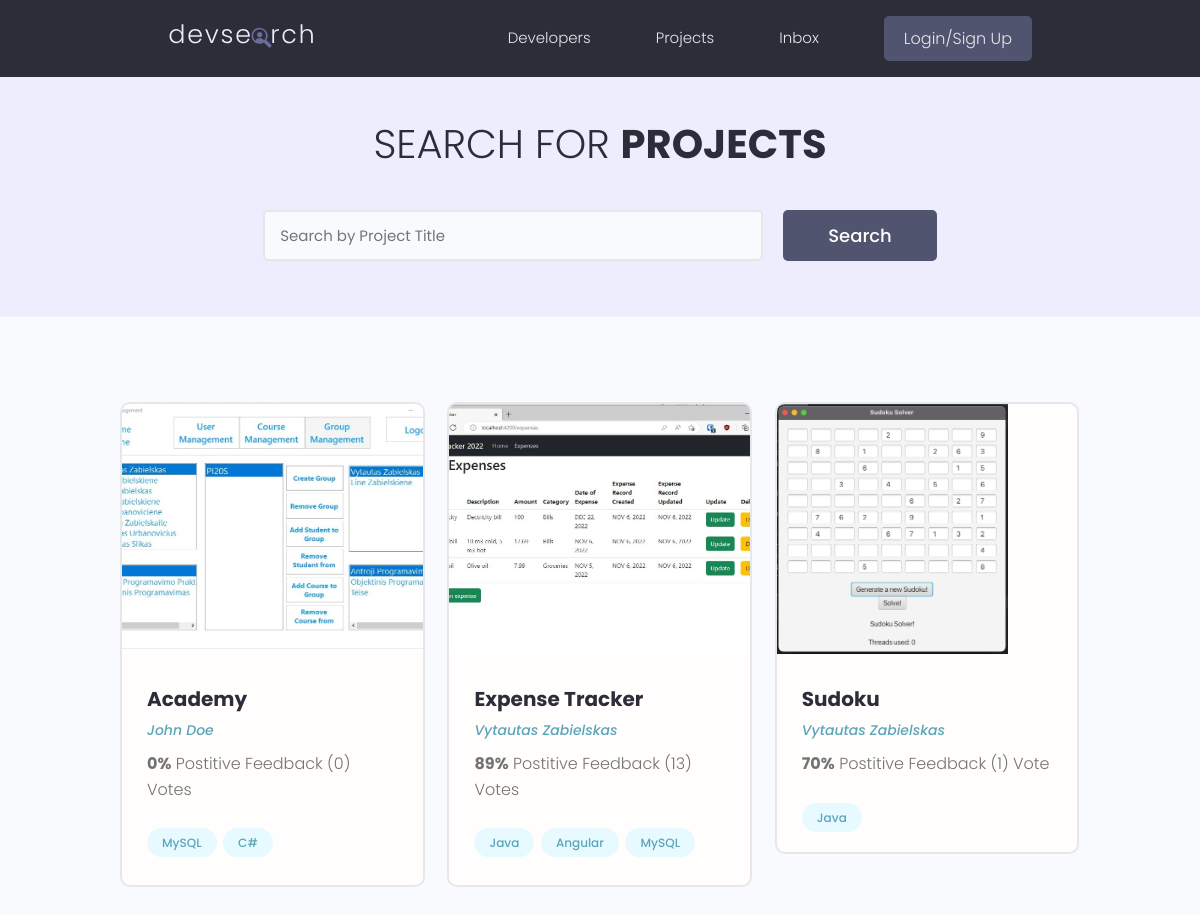
The page /projects/ on the database as committed earlier.
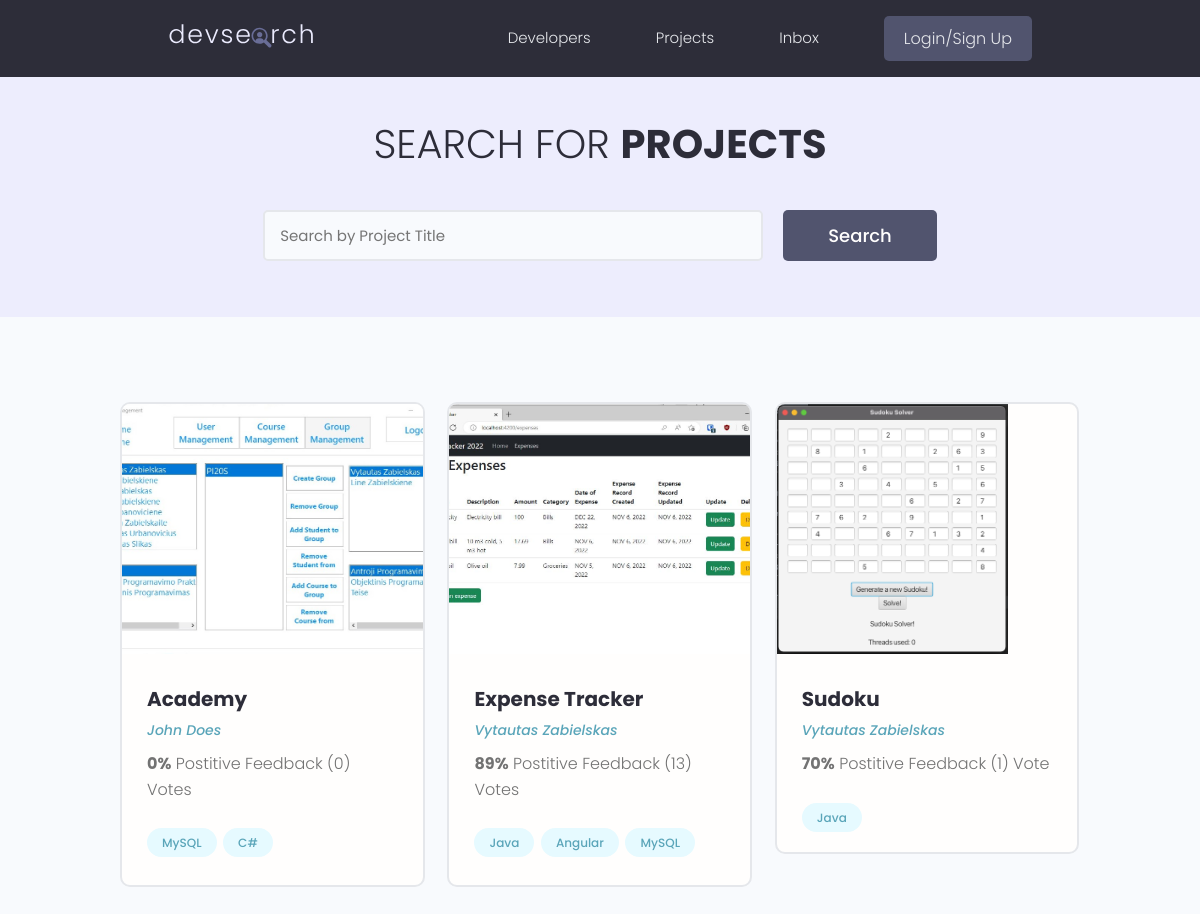
The same page on the database as committed later.
### projects/models.py (models this page shows, shortened)
class Project(models.Model):
    owner = models.ForeignKey(Profile, null=True, blank=True, on_delete=models.SET_NULL)
    title = models.CharField(max_length=200)
    description = models.TextField(null=True, blank=True)
    featured_image = models.ImageField(null=True, blank=True, default="default.jpg")
    demo_link = models.CharField(max_length=2000, null=True, blank=True)
    source_link = models.CharField(max_length=2000, null=True, blank=True)
    tags = models.ManyToManyField("Tag", blank=True)
    vote_total = models.IntegerField(default=0, null=True, blank=True)
    vote_ratio = models.IntegerField(default=0, null=True, blank=True)
    created = models.DateTimeField(auto_now_add=True)
    id = models.UUIDField(default=uuid.uuid4, unique=True, primary_key=True, editable=False)

### users/models.py (models this page shows, shortened)
class Profile(models.Model):
    user = models.OneToOneField(User, on_delete=models.CASCADE, null=True, blank=True)
    name = models.CharField(max_length=200, null=True, blank=True)
    email = models.EmailField(max_length=500, null=True, blank=True)
    username = models.CharField(max_length=200, null=True, blank=True)
    location = models.CharField(max_length=200, null=True, blank=True)
    short_intro = models.CharField(max_length=200, null=True, blank=True)
    bio = models.TextField(null=True, blank=True)
    profile_image = models.ImageField(null=True, blank=True, upload_to="profiles/", default="profiles/user-default.png")
    social_github = models.CharField(max_length=200, null=True, blank=True)
    social_twitter = models.CharField(max_length=200, null=True, blank=True)
    social_linkedin = models.CharField(max_length=200, null=True, blank=True)
    social_youtube = models.CharField(max_length=200, null=True, blank=True)
    social_website = models.CharField(max_length=200, null=True, blank=True)
    created = models.DateTimeField(auto_now_add=True)
    id = models.UUIDField(default=uuid.uuid4, unique=True, primary_key=True, editable=False)

### projects/views.py (the view)
# urls.py: path("projects/", include("projects.urls")),
def projects(request):
    projects = Project.objects.all()
    context = {"projects" : projects}
    return render(request, "projects/projects.html", context)

### projects/models.py (called while the page is built)
    def __str__(self):
        return self.name

### projects/templates/projects/projects.html (shortened to what this page needs)
{% extends "main.html" %} {% block content %}
<main class="projects">
    <section class="hero-section text-center">
        <div class="container container--narrow">
            <div class="hero-section__box">
                <h2>Search for <span>Projects</span></h2>
            </div>
            <div class="hero-section__search">
                <form class="form" action="#" method="get">
                    <div class="form__field">
                        <input
                            class="input input--text"
                            id="formInput#search"
                            type="text"
                            name="text"
                            placeholder="Search by Project Title"
                        />
                    </div>
                    <input
                        class="btn btn--sub btn--lg"
                        type="submit"
                        value="Search"
                    />
                </form>
            </div>
        </div>
    </section>
    <section class="projectsList">
        <div class="container">
            <div class="grid grid--three">
                {% for project in projects %}
                <div class="column">
                    <div class="card project">
                        <a
                            href="{% url 'project' project.id %}"
                            class="project"
                        >
                            <img
                                class="project__thumbnail"
                                src="{{project.featured_image.url}}"
                                alt="project thumbnail"
                            />
                            <div class="card__body">
                                <h3 class="project__title">
                                    {{project.title}}
                                </h3>
                                <p>
                                    <a
                                        class="project__author"
                                        href="{%url 'user-profile' project.owner.id%}"
                                        >{{project.owner.name}}</a
                                    >
                                </p>
                                <p class="project--rating">
                                    <span style="font-weight: bold"
                                        >{{project.vote_ratio}}%</span
                                    >
                                    Postitive Feedback ({{project.vote_total}})
                                    Vote{{project.vote_total|pluralize:"s"}}
                                </p>
                                <div class="project__tags">
                                    {% for tag in project.tags.all %}
                                    <span class="tag tag--pill tag--main">
                                        <small>{{ tag }}</small>
                                    </span>
                                    {% endfor %}
                                </div>
                            </div>
                        </a>
                    </div>
                </div>
                {% endfor %} {% endblock content %}

Rows that differ between the two databases and show on the page:
changed through a linked row, Project "Academy": owner.name "John Doe" → "John Does"
